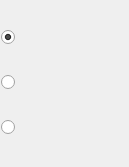
<?xml version="1.0" encoding="UTF-8"?>
<ui version="4.0">
 <class>FormCompareProfileFilter</class>
 <widget class="QWidget" name="FormCompareProfileFilter">
  <property name="geometry">
   <rect>
    <x>0</x>
    <y>0</y>
    <width>129</width>
    <height>167</height>
   </rect>
  </property>
  <property name="font">
   <font>
    <family>Ebrima</family>
   </font>
  </property>
  <property name="windowTitle">
   <string>Form</string>
  </property>
  <layout class="QVBoxLayout" name="verticalLayout">
   <property name="spacing">
    <number>1</number>
   </property>
   <property name="leftMargin">
    <number>1</number>
   </property>
   <property name="topMargin">
    <number>1</number>
   </property>
   <property name="rightMargin">
    <number>1</number>
   </property>
   <property name="bottomMargin">
    <number>1</number>
   </property>
   <item>
    <widget class="QRadioButtonWithData" name="RadioButtonAll">
     <property name="text">
      <string notr="true"/>
     </property>
     <property name="checked">
      <bool>true</bool>
     </property>
    </widget>
   </item>
   <item>
    <widget class="QRadioButtonWithData" name="RadioButtonReached">
     <property name="text">
      <string notr="true"/>
     </property>
    </widget>
   </item>
   <item>
    <widget class="QRadioButtonWithData" name="RadioButtonNotReached">
     <property name="text">
      <string notr="true"/>
     </property>
    </widget>
   </item>
  </layout>
 </widget>
 <customwidgets>
  <customwidget>
   <class>QRadioButtonWithData</class>
   <extends>QRadioButton</extends>
   <header>subwidget/qradiobuttonwithdata.h</header>
  </customwidget>
 </customwidgets>
 <resources/>
 <connections/>
</ui>
